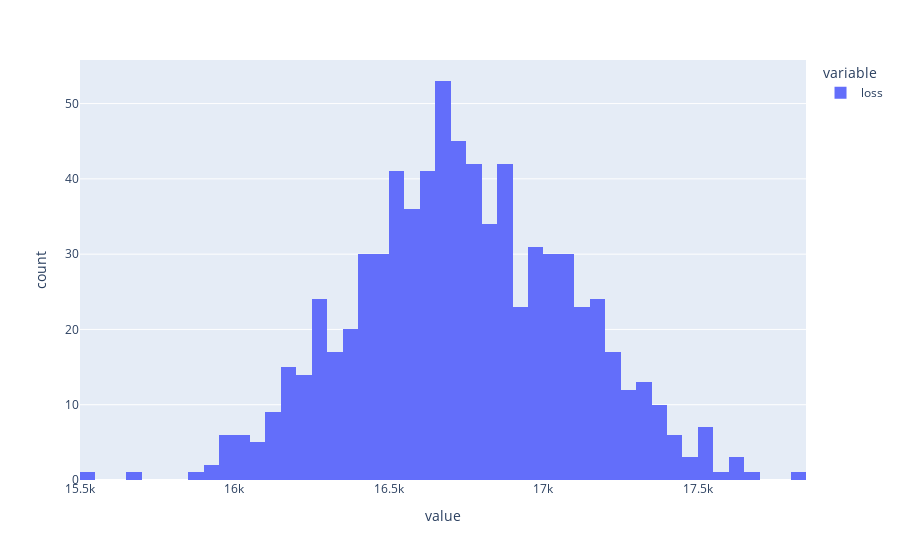

The notebook cell saved with this chart:
### Code cell
px.histogram(run_data["loss"]).show()

### Figure 1 — Plotly figure (JSON) as saved in the notebook; plotly's stock layout.template omitted (floating-point values rounded to 4 significant figures; data arrays with more than 128 entries replaced by an {"elided": "..."} marker saying what was removed)
{"data": [{"alignmentgroup": "True", "bingroup": "x", "hovertemplate": "variable=loss<br>value=%{x}<br>count=%{y}<extra></extra>", "legendgroup": "loss", "marker": {"color": "#636efa", "pattern": {"shape": ""}}, "name": "loss", "offsetgroup": "loss", "orientation": "v", "showlegend": true, "type": "histogram", "x": {"elided": "750 float values"}, "xaxis": "x", "yaxis": "y"}], "layout": {"barmode": "relative", "legend": {"title": {"text": "variable"}, "tracegroupgap": 0}, "margin": {"t": 60}, "xaxis": {"anchor": "y", "domain": [0, 1], "title": {"text": "value"}}, "yaxis": {"anchor": "x", "domain": [0, 1], "title": {"text": "count"}}}}
